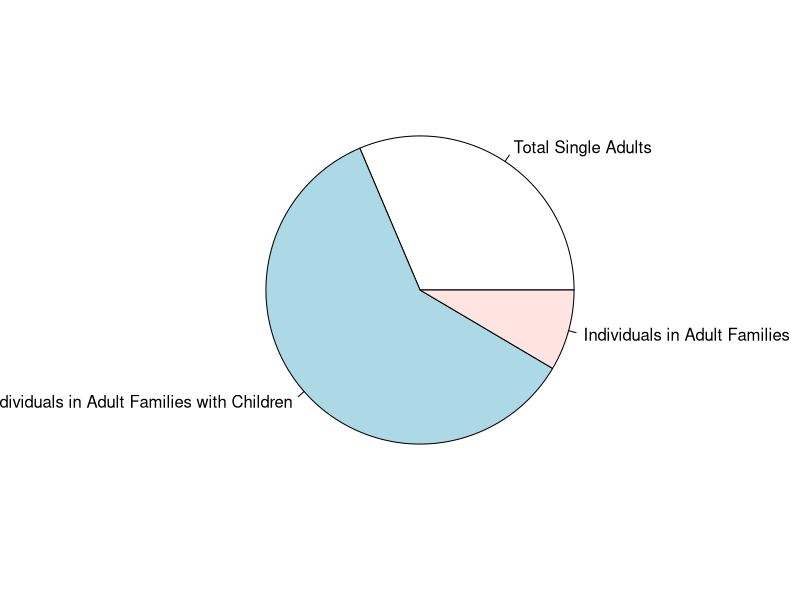

Generate this figure with R:
library(dplyr)
# sets directory to data folder
#setwd("~/info201/project-group-3-section-ag/data")

# adds the shelter data to variable to be used
shelter_data <- read.csv(file = "../data/DHS_Daily_Report.csv")

# filters the shelter data to dates in 2020
shelter_data$Date.of.Census <-
  strptime(as.character(shelter_data$Date.of.Census), "%m/%d/%Y")
shelter_data2020 <- shelter_data %>%
  filter(Date.of.Census <= "2020-12-31") %>%
  filter(Date.of.Census >= "2020-01-01")

# filters the situations of individuals in the 2020 shelters
shelter2020 <- shelter_data2020 %>%
  select(Total.Single.Adults.in.Shelter,
         Total.Individuals.in.Families.with.Children.in.Shelter,
         Individuals.in.Adult.Families.in.Shelter) %>%
  summarise_all(sum)

# converts dataframe to vector
shelter2020_vector <- as.numeric(as.vector(shelter2020[1,]))

# sets up the pie chart
pie(shelter2020_vector, labels = c("Total Single Adults",
                                   "Total Individuals in Adult Families with Children",
                                   "Individuals in Adult Families"))
